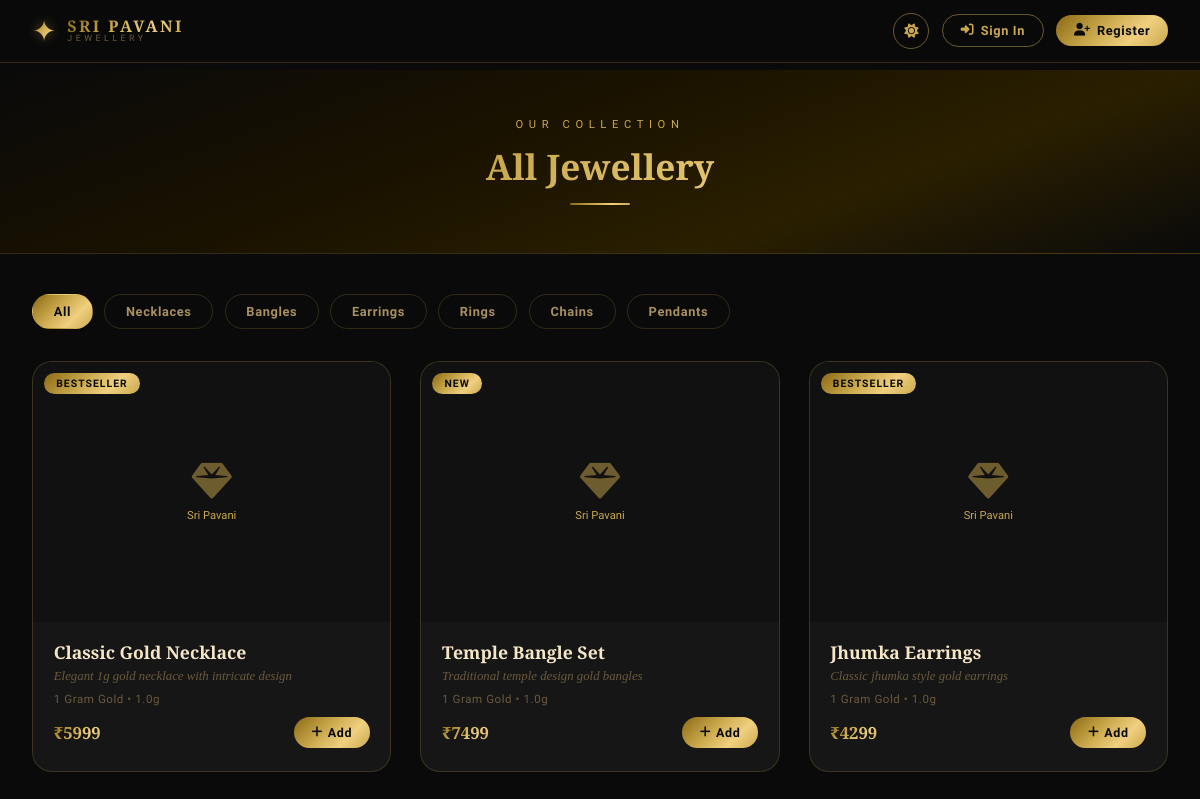
Screenshot of /all-products with the database file from the repository.
### app.py (models this page shows)
class Category(db.Model):
    id = db.Column(db.Integer, primary_key=True)
    name = db.Column(db.String(100), nullable=False)
    image = db.Column(db.String(200))
    description = db.Column(db.Text)
    is_active = db.Column(db.Boolean, default=True)
    products = db.relationship('Product', backref='category', lazy=True)

class Product(db.Model):
    id = db.Column(db.Integer, primary_key=True)
    name = db.Column(db.String(200), nullable=False)
    description = db.Column(db.Text)
    price = db.Column(db.Float, nullable=False)
    weight = db.Column(db.Float)  # in grams
    image = db.Column(db.String(200))
    category_id = db.Column(db.Integer, db.ForeignKey('category.id'), nullable=False)
    is_new_collection = db.Column(db.Boolean, default=False)
    is_best_seller = db.Column(db.Boolean, default=False)
    is_stock_out = db.Column(db.Boolean, default=False)
    is_active = db.Column(db.Boolean, default=True)
    created_at = db.Column(db.DateTime, default=datetime.utcnow)

### app.py (the view)
@app.route('/all-products')
def all_products():
    products = Product.query.filter_by(is_active=True).all()
    categories = Category.query.filter_by(is_active=True).all()
    return render_template('all_products.html', products=products, categories=categories)

### templates/all_products.html (shortened to what this page needs)
{% extends "base.html" %}
{% block content %}
<div data-logged-in="{{ 'true' if current_user.is_authenticated else 'false' }}">
<div style="background:var(--ombre-hero);padding:3rem 2rem;text-align:center;border-bottom:1px solid var(--border)">
  <span class="section-eyebrow">Our Collection</span>
  <h1 class="section-title">All Jewellery</h1>
  <div class="section-divider"></div>
</div>
<div style="max-width:1200px;margin:0 auto;padding:2.5rem 2rem">
  <div style="display:flex;gap:0.7rem;flex-wrap:wrap;margin-bottom:2rem">
    <a href="{{ url_for('all_products') }}" class="nav-pill active">All</a>
    {% for cat in categories %}
    <a href="{{ url_for('category_page', category_id=cat.id) }}" class="nav-pill">{{ cat.name }}</a>
    {% endfor %}
  </div>
  {% if products %}
  <div class="products-grid">
    {% for product in products %}
    {% include "components/product_card.html" %}
    {% endfor %}
  </div>
  {% else %}
  <div style="text-align:center;padding:5rem 2rem;color:var(--text-muted)">
    <p>No products available. Please check back soon!</p>
  </div>
  {% endif %}
</div>
</div>
{% endblock %}

### templates/components/product_card.html (shortened to what this page needs)
<div class="product-card" data-product-id="{{ product.id }}">
  <div class="product-img-wrap">
    {% if product.image %}
      <img src="{{ url_for('static', filename=product.image) }}" alt="{{ product.name }}"/>
    {% else %}
      <div class="product-no-img">
        <i class="fas fa-gem"></i>
        <span style="font-size:0.7rem;color:var(--gold)">Sri Pavani</span>
      </div>
    {% endif %}
    {% if product.is_new_collection %}
      <span class="product-badge">NEW</span>
    {% elif product.is_best_seller %}
      <span class="product-badge">BESTSELLER</span>
    {% endif %}
  </div>
  <div class="product-info">
    <div class="product-name">{{ product.name }}</div>
    {% if product.description %}
    <div class="product-desc">{{ product.description[:60] }}{% if product.description|length > 60 %}...{% endif %}</div>
    {% endif %}
    <div class="product-weight">1 Gram Gold • {{ product.weight }}g</div>
    <div class="product-footer">
      <div class="product-price">₹{{ "%.0f"|format(product.price) }}</div>
      <div class="cart-controls" id="cart-ctrl-{{ product.id }}">
        {% if not product.is_stock_out %}
        <button class="add-cart-btn" id="add-btn-{{ product.id }}"
          onclick="addToCart({{ product.id }}, this)">
          <i class="fas fa-plus"></i> Add
        </button>
        {% else %}
        <button class="add-cart-btn" disabled>Out of Stock</button>
        {% endif %}
      </div>
    </div>
  </div>
</div>

### static/css/style.css (style rules this page uses)
:root[data-theme="dark"] { --bg-primary:#0a0a0a;--bg-secondary:#111111;--bg-card:#161616;--bg-nav:rgba(10,10,10,0.92); --gold:#c9a84c;--gold-light:#e8c97e;--gold-dark:#8b6914; --gold-gradient:linear-gradient(135deg,#8b6914 0%,#c9a84c 40%,#f0d080 70%,#c9a84c 100%); --ombre-hero:linear-gradient(160deg,#0a0a0a 0%,#1a1200 40%,#2a1f00 70%,#0a0a0a 100%); --text-primary:#f5e6c8;--text-secondary:#a89060;--text-muted:#6b5a3e; --border:rgba(201,168,76,0.2);--border-gold:rgba(201,168,76,0.5); --shadow:0 8px 40px rgba(0,0,0,0.6);--shadow-gold:0 4px 20px rgba(201,168,76,0.15); --card-hover:rgba(201,168,76,0.05);--badge-bg:#c9a84c;--badge-text:#0a0a0a; --input-bg:#1e1e1e;--section-alt:#0e0e0e;--toast-success:#1a3a1a;--toast-error:#3a1a1a; }
*,*::before,*::after { margin:0;padding:0;box-sizing:border-box }
html { scroll-behavior:smooth }
body { font-family:'Josefin Sans',sans-serif;background:var(--bg-primary);color:var(--text-primary);min-height:100vh;transition:background .4s,color .4s;overflow-x:hidden }
a { text-decoration:none;color:inherit }
button { cursor:pointer;border:none;background:none;font-family:inherit }
.nav-pill { white-space:nowrap;padding:.55rem 1.3rem;border-radius:50px;font-size:.8rem;font-weight:600;letter-spacing:.05em;border:1px solid var(--border);color:var(--text-secondary);transition:all .25s;flex-shrink:0 }
.nav-pill:hover,.nav-pill.active { background:var(--gold-gradient);color:var(--bg-primary);border-color:transparent }
.section-eyebrow { font-size:.7rem;letter-spacing:.5em;text-transform:uppercase;color:var(--gold);margin-bottom:.7rem;display:block }
.section-title { font-family:'Cinzel Decorative',serif;font-size:clamp(1.4rem,3vw,2.2rem);background:var(--gold-gradient);-webkit-background-clip:text;-webkit-text-fill-color:transparent;margin-bottom:.7rem }
.section-divider { width:60px;height:2px;background:var(--gold-gradient);margin:.8rem auto 0;border-radius:2px }
.products-grid { display:grid;grid-template-columns:repeat(auto-fill,minmax(270px,1fr));gap:1.8rem }
.product-card { background:var(--bg-card);border:1px solid var(--border);border-radius:20px;overflow:hidden;transition:all .35s;position:relative }
.product-img-wrap { position:relative;height:260px;background:var(--bg-secondary);overflow:hidden }
.product-no-img { width:100%;height:100%;display:flex;flex-direction:column;align-items:center;justify-content:center;color:var(--gold);gap:.5rem }
.product-no-img i { font-size:2.5rem;opacity:.5 }
.product-badge { position:absolute;top:.7rem;left:.7rem;background:var(--gold-gradient);color:var(--bg-primary);font-size:.65rem;font-weight:700;letter-spacing:.1em;padding:.25rem .75rem;border-radius:20px }
.product-info { padding:1.2rem 1.3rem 1.4rem }
.product-name { font-family:'Cormorant Garamond',serif;font-size:1.1rem;font-weight:600;margin-bottom:.25rem;color:var(--text-primary);line-height:1.3 }
.product-desc { font-size:.8rem;color:var(--text-muted);line-height:1.4;margin-bottom:.4rem;font-family:'Cormorant Garamond',serif;font-style:italic }
.product-weight { font-size:.72rem;color:var(--text-muted);margin-bottom:.7rem;letter-spacing:.05em }
.product-footer { display:flex;align-items:center;justify-content:space-between;gap:.5rem }
.product-price { font-family:'Cinzel Decorative',serif;font-size:1.05rem;background:var(--gold-gradient);-webkit-background-clip:text;-webkit-text-fill-color:transparent;font-weight:700 }
.cart-controls { display:flex;align-items:center;gap:.3rem }
.add-cart-btn { padding:.5rem 1.1rem;border-radius:50px;background:var(--gold-gradient);color:var(--bg-primary);font-size:.78rem;font-weight:700;letter-spacing:.05em;transition:all .3s;display:flex;align-items:center;gap:.3rem }

### rows the page displays
Category: name "Necklaces"
Category: name "Bangles"
Category: name "Earrings"
Category: name "Rings"
Category: name "Chains"
Category: name "Pendants"
Product: shows "Sri Pavani", is_new_collection "BESTSELLER", name "Classic Gold Necklace", description "Elegant 1g gold necklace with intricate design", weight "1.0", price "5999"
Product: shows "Sri Pavani", is_new_collection "NEW", name "Temple Bangle Set", description "Traditional temple design gold bangles", weight "1.0", price "7499"
Product: shows "Sri Pavani", is_new_collection "BESTSELLER", name "Jhumka Earrings", description "Classic jhumka style gold earrings", weight "1.0", price "4299"
